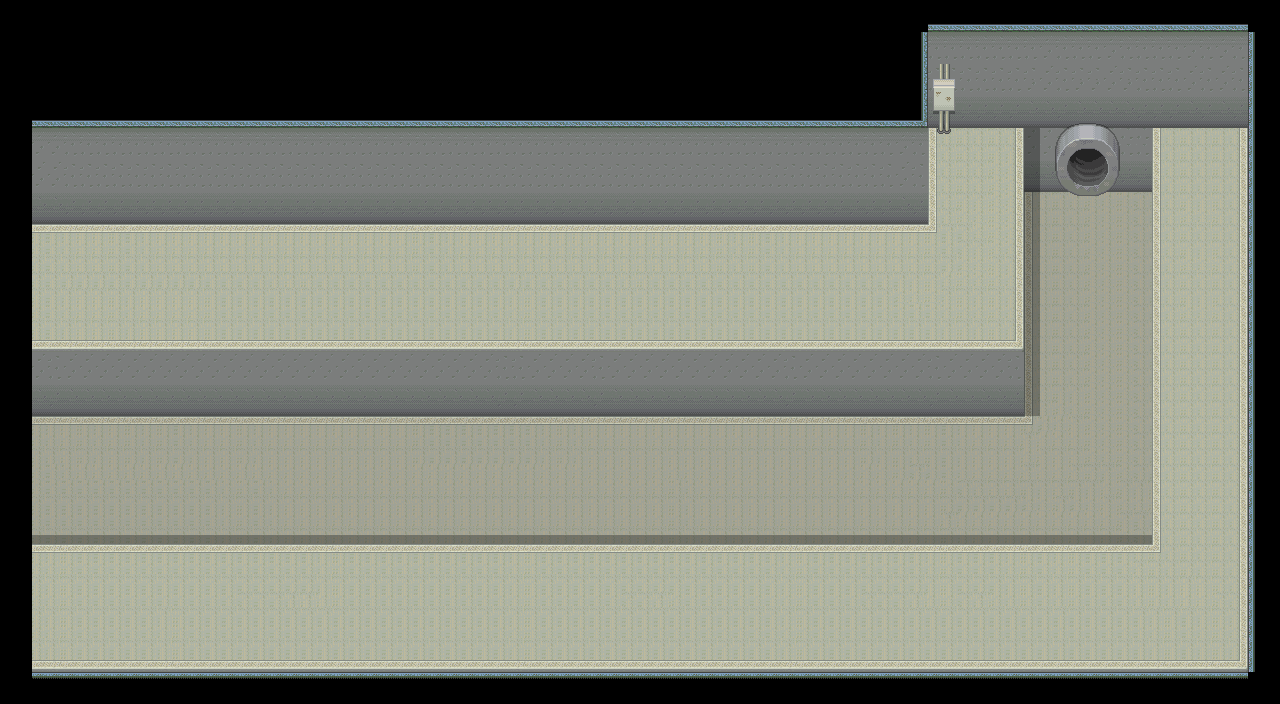

Below is a game level as drawn by its tile map, then a one-line description and the .tmx that defines it (tile-layer data replaced by summaries):
An orthogonal 80x44 tile map with 16x16 px tiles, 6 tile layers (Base, MonoChu, MonoUe, death, ...), 5 tilesets and 7 objects.

<map version="1.0" orientation="orthogonal" renderorder="right-down" width="80" height="44" tilewidth="16" tileheight="16" backgroundcolor="#000000" nextobjectid="39">
 <tileset firstgid="1" name="ST-Sewer-01" tilewidth="16" tileheight="16" tilecount="1504" columns="16">
  <image source="ST-Sewer-01.png" trans="aa55ff" width="256" height="1504" />
  <tile id="392">
   <properties>
    <property name="z" value="-10" />
   </properties>
  </tile>
  <tile id="393">
   <properties>
    <property name="z" value="-10" />
   </properties>
  </tile>
  <tile id="408">
   <properties>
    <property name="z" value="-10" />
   </properties>
  </tile>
  <tile id="409">
   <properties>
    <property name="z" value="-10" />
   </properties>
  </tile>
 </tileset>
 <tileset firstgid="1505" name="water" tilewidth="16" tileheight="16" tilecount="64" columns="8">
  <image source="water.png" trans="aa55ff" width="128" height="128" />
 </tileset>
 <tileset firstgid="1569" name="ed4" tilewidth="16" tileheight="16" tilecount="480" columns="30">
  <image source="ed4.png" trans="aa55ff" width="480" height="256" />
 </tileset>
 <tileset firstgid="2049" name="yoshituneDeath" tilewidth="16" tileheight="16" tilecount="4" columns="2">
  <image source="yoshituneDeath.png" width="32" height="32" />
 </tileset>
 <tileset firstgid="2053" name="マフィア" tilewidth="16" tileheight="16" tilecount="48" columns="6">
  <image source="マフィア.png" width="96" height="128" />
 </tileset>
 <layer name="Base" width="80" height="44">
  <properties>
   <property name="z" value="-10" />
  </properties>
  <data>[3520 cells, 2704 non-empty, 57 distinct tile ids]</data>
 </layer>
 <layer name="MonoChu" width="80" height="44">
  <properties>
   <property name="z" value="-10" />
  </properties>
  <data>[3520 cells, 134 non-empty, 48 distinct tile ids]</data>
 </layer>
 <layer name="MonoUe" width="80" height="44">
  <properties>
   <property name="z" value="-10" />
  </properties>
  <data>[3520 cells, 198 non-empty, 6 distinct tile ids]</data>
 </layer>
 <objectgroup name="collision">
  <object id="30" x="0" y="544" width="1392" height="160" />
  <object id="32" x="0" y="112" width="1024" height="304" />
  <object id="33" x="1152" y="32" width="144" height="512" />
  <object id="34" x="1024" y="32" width="128" height="160" />
 </objectgroup>
 <layer name="death" width="80" height="44">
  <properties>
   <property name="z" value="-10" />
  </properties>
  <data>[3520 cells, 4 non-empty, 4 distinct tile ids]</data>
 </layer>
 <objectgroup name="event">
  <object id="35" x="896" y="80" width="32" height="32">
   <properties>
    <property name="EventID" value="1" />
    <property name="trigger" value="0" />
   </properties>
  </object>
  <object id="37" x="1024" y="384" width="128" height="32">
   <properties>
    <property name="EventID" value="2" />
    <property name="trigger" value="1" />
   </properties>
  </object>
  <object id="38" x="0" y="416" width="32" height="128">
   <properties>
    <property name="EventID" value="3" />
    <property name="trigger" value="1" />
   </properties>
  </object>
 </objectgroup>
 <layer name="mafia2" width="80" height="44">
  <properties>
   <property name="z" value="-10" />
  </properties>
  <data>[3520 cells, 36 non-empty, 20 distinct tile ids]</data>
 </layer>
 <layer name="hide2" width="80" height="44">
  <properties>
   <property name="z" value="-10" />
  </properties>
  <data>[3520 cells, 40 non-empty, 8 distinct tile ids]</data>
 </layer>
</map>
